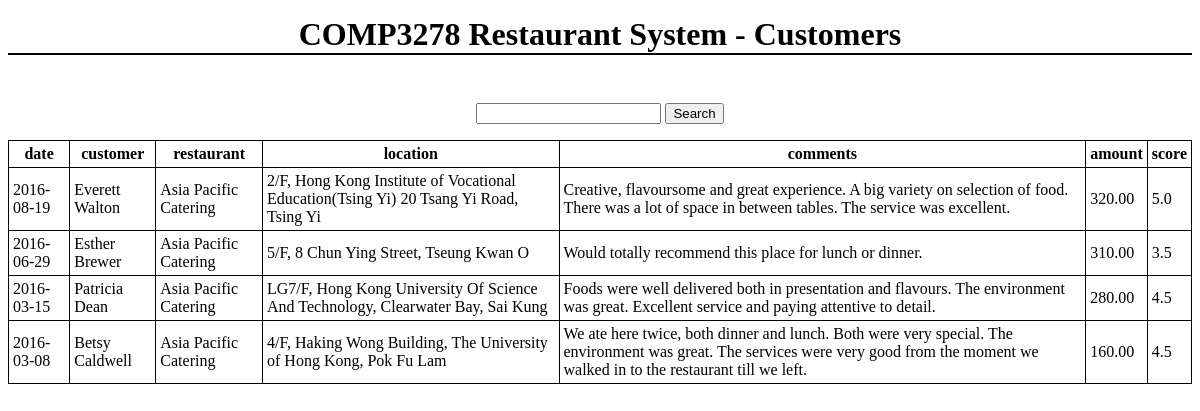
Page /visits.php?restaurant=1 on the committed database.
### tables this page shows
CREATE TABLE IF NOT EXISTS `visits` (
  `visit_id` int(11) NOT NULL DEFAULT '0',
  `customer_id` int(11) NOT NULL,
  `restaurant_id` int(11) NOT NULL,
  `branch_no` int(11) NOT NULL,
  `date` date NOT NULL,
  `comments` text,
  `amount` decimal(10,2) DEFAULT NULL,
  `score` decimal(2,1) DEFAULT NULL,
  PRIMARY KEY (`visit_id`),
  KEY `restaurant_id` (`restaurant_id`,`branch_no`),
  KEY `customer_id` (`customer_id`)
);

CREATE TABLE IF NOT EXISTS `customers` (
  `customer_id` int(11) NOT NULL DEFAULT '0',
  `name` varchar(80) NOT NULL,
  `birthday` date NOT NULL,
  PRIMARY KEY (`customer_id`)
);

CREATE TABLE IF NOT EXISTS `restaurants` (
  `restaurant_id` int(11) NOT NULL DEFAULT '0',
  `name` varchar(80) NOT NULL,
  PRIMARY KEY (`restaurant_id`)
);

CREATE TABLE IF NOT EXISTS `branches` (
  `restaurant_id` int(11) NOT NULL DEFAULT '0',
  `branch_no` int(11) NOT NULL,
  `location` varchar(256) NOT NULL,
  `seats` int(11) NOT NULL,
  PRIMARY KEY (`restaurant_id`,`branch_no`)
);

### visits.php (the view, shortened to what this page needs)
<!doctype html>
<html>
  <head>
  </head>
  <body>
    <h1>COMP3278 Restaurant System - Customers</h1>
    <?php
    try {
      echo '<form action="visits.php" method="get">
        <input type="search" name="comments">
        <input type="submit" value="Search">
      </form>';
      $mysqli = new mysqli( $db_config['host'],
                      $db_config['user'],
                      $db_config['pass'],
                      $db_config['name'] );
      $mysqli->set_charset( 'utf8' );
	  $restaurant = null;
	  $branch = null;
	  $customer = null;
	  $sqlCode = "SELECT V.date, C.name, R.name AS restaurant, B.location, V.comments, V.amount, V.score
FROM visits V
LEFT OUTER JOIN customers C
ON V.customer_id = C.customer_id
LEFT OUTER JOIN restaurants R
ON V.restaurant_id = R.restaurant_id
LEFT OUTER JOIN branches B
ON (V.restaurant_id = B.restaurant_id AND V.branch_no = B.branch_no)";
		if ( isSet( $_GET['restaurant'] ) ) {
			if ( isSet( $_GET['branch'] ) ) {
				$branch = $_GET['branch'];
				$restaurant = $_GET['restaurant'];
				$sqlCode = $sqlCode . " WHERE R.restaurant_id = ? AND B.branch_no = ?";
			} else
			{
			$restaurant = $_GET['restaurant'];
			$sqlCode = $sqlCode . " WHERE R.restaurant_id = ?";
			}
		}
		$sqlCode = $sqlCode . " ORDER BY V.date DESC";
		$stmt = $mysqli->prepare($sqlCode);
		if ( isSet( $_GET['restaurant'] ) ){
			if ( isSet( $_GET['branch'] ) ){
				$stmt->bind_param('ii', $restaurant, $branch);}
			else
				$stmt->bind_param('i', $restaurant);
		}
		$stmt->bind_result($date, $customer, $restaurant, $location, $comments, $amount, $score);
		$stmt->execute();
		echo '<table><tr><th><b>date</b></th><th><b>customer</b></th><th><b>restaurant</b></th><th><b>location</b></th><th><b>comments</b></th><th><b>amount</b></th><th><b>score</b></th></tr>';
		while ($stmt->fetch()) {
			$date = htmlspecialchars($date);
			$customer = htmlspecialchars($customer);
			$restaurant = htmlspecialchars($restaurant);
			$location = htmlspecialchars($location);
			$comments = htmlspecialchars($comments);
			$amount = htmlspecialchars($amount);
			$score = htmlspecialchars($score);
			echo "<tr><td>$date</td><td>$customer</td><td>$restaurant</td><td>$location</td><td>$comments</td><td>$amount</td><td>$score</td></tr>";
		}
		echo '</table>';
    } catch ( Exception $e ) {
      echo $e->getMessage();
    }
  ?>
  </body>
</html>

### visits.php (style rules this page uses)
h1:first-child { margin: 0.5em 0 1.5em; border-bottom: 2px solid black; }
h1, h2 { text-align: center; }
form { text-align: center; margin: 0 auto 1em; }
table { border-collapse: collapse; margin: 0 auto; }
th, td { border: 1px solid black; padding: 0.25em; }

### rows in the picture
visits: date "2016-08-19", customer.name "Everett Walton", restaurants.name "Asia Pacific Catering", branches.location "2/F, Hong Kong Institute of Vocational Education(Tsing Yi) 20 Tsang Yi Road, Tsing Yi", comments "Creative, flavoursome and great experience. A big variety on selection of food. There was a lot of space in between tables. The service was excellent.", amount "320.00", score "5.0"
visits: date "2016-06-29", customer.name "Esther Brewer", restaurants.name "Asia Pacific Catering", branches.location "5/F, 8 Chun Ying Street, Tseung Kwan O", comments "Would totally recommend this place for lunch or dinner.", amount "310.00", score "3.5"
visits: date "2016-03-15", customer.name "Patricia Dean", restaurants.name "Asia Pacific Catering", branches.location "LG7/F, Hong Kong University Of Science And Technology, Clearwater Bay, Sai Kung", comments "Foods were well delivered both in presentation and flavours. The environment was great. Excellent service and paying attentive to detail.", amount "280.00", score "4.5"
visits: date "2016-03-08", customer.name "Betsy Caldwell", restaurants.name "Asia Pacific Catering", branches.location "4/F, Haking Wong Building, The University of Hong Kong, Pok Fu Lam", comments "We ate here twice, both dinner and lunch. Both were very special. The environment was great. The services were very good from the moment we walked in to the restaurant till we left.", amount "160.00", score "4.5"
